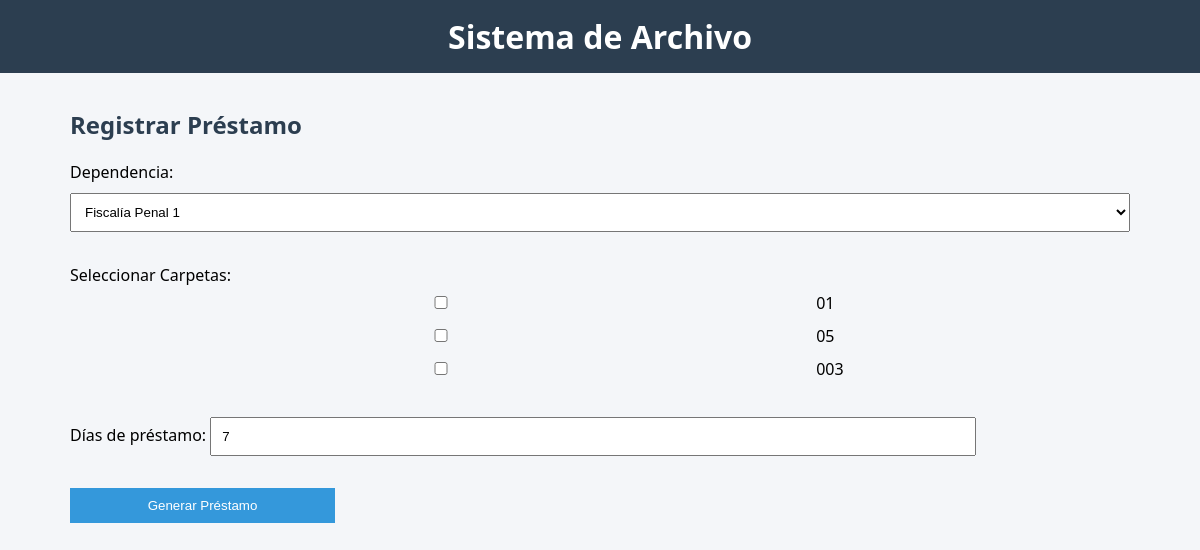
/views/prestamo/registrar.php (signed in), run on the app's committed database.
### tables this page shows
CREATE TABLE `carpeta_fiscal` (
  `id` int(11) NOT NULL,
  `numero_carpeta` varchar(50) NOT NULL,
  `imputado` varchar(100) NOT NULL,
  `delito` varchar(100) NOT NULL,
  `agraviado` varchar(100) NOT NULL,
  `estado` varchar(50) NOT NULL,
  `ubicacion` varchar(100) NOT NULL
);

### views/prestamo/registrar.php (the view)
<?php
include("../../config/conexion.php");
include("../layouts/header.php");
$carpetas = $conn->query("SELECT * FROM carpeta_fiscal");
$deps = $conn->query("SELECT * FROM dependencia");
?>
<h2>Registrar Préstamo</h2>
<form action="../../controllers/PrestamoController.php" method="POST">
    <label>Dependencia:</label>
    <select name="dependencia">
        <?php while($d = $deps->fetch_assoc()) { ?>
            <option value="<?php echo $d['id']; ?>">
                <?php echo $d['nombre']; ?>
            </option>
        <?php } ?>
    </select>
    <br><br>
    <label>Seleccionar Carpetas:</label><br>
    <?php while($c = $carpetas->fetch_assoc()) { ?>
        <input type="checkbox" name="carpetas[]" value="<?php echo $c['id']; ?>">
        <?php echo $c['numero_carpeta']; ?> <br>
    <?php } ?>
    <br>
    <label>Días de préstamo:</label>
    <input type="number" name="dias" value="7">
    <br><br>
    <button type="submit" name="guardar">Generar Préstamo</button>
</form>
<?php include("../layouts/footer.php"); ?>

### public/css/estilos.css (style rules this page uses)
body { font-family: 'Segoe UI', sans-serif; background-color: #f4f6f9; margin: 0; }
h2 { color: #2c3e50; }
input, select { width: 100%; padding: 10px; margin: 10px 0; }
button { background: #3498db; color: white; padding: 10px; border: none; cursor: pointer; width: 100%; }
form input { width: 70%; display: inline-block; }
form button { width: 25%; display: inline-block; }

### data on the page
carpeta_fiscal: numero_carpeta "01"
carpeta_fiscal: numero_carpeta "05"
carpeta_fiscal: numero_carpeta "003"

### other printed values
form field dependencia "Fiscalía Penal 1"
